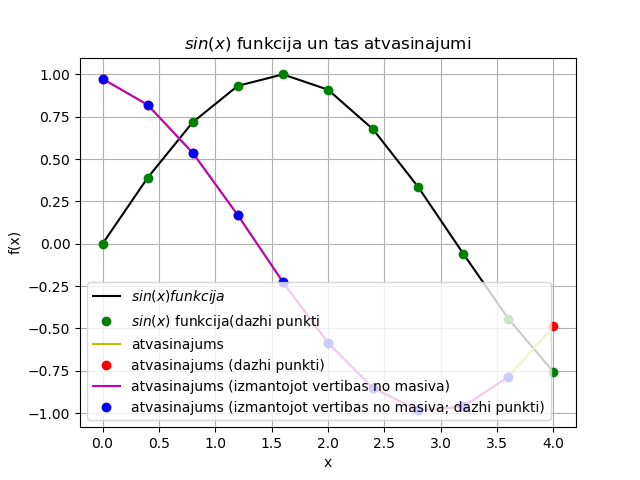

The Python source for this figure:
import sys
sys.path.append('/usr/local/anaconda3/lib/python3.6/site-packages')

from numpy import sin, linspace

def f(x):
    return sin(x)

x = linspace(0,4,11)
print(x)
#y = sin(x)
y = f(x)
print(y)

legend=[]

from matplotlib import pyplot as plt
plt.grid()
plt.xlabel('x')
plt.ylabel('f(x)')
plt.title('$sin(x)$ funkcija un tas atvasinajumi')
plt.plot(x,y,'k')  #melna krāsa - k
legend.append('$sin(x) funkcija$')

plt.plot(x,y, 'go') #punktiņi zaļa krāsa
legend.append('$sin(x)$ funkcija(dazhi punkti')

deltax=x[1]-x[0]
N = len(x)
derivative = [] #atvasinajums

for i in range(N):
    temp = (f(x[i]+deltax) - f(x[i])) / deltax
    derivative.append(temp)
    print(derivative)

plt.plot(x,derivative,'y')
legend.append('atvasinajums')

plt.plot(x,derivative, 'ro') #sarkanas krāsa punkti
legend.append('atvasinajums (dazhi punkti)')

derivative_through_array = [] #atvasinājums caur masīvu
for i in range(N-1):
    temp = (y[i+1] - y[i]) / (x[i+1] - x[i])
    derivative_through_array.append(temp)

plt.plot(x[0:N-1],derivative_through_array,'m')
legend.append('atvasinajums (izmantojot vertibas no masiva)')

plt.plot(x[0:N-1],derivative_through_array, 'bo')
legend.append('atvasinajums (izmantojot vertibas no masiva; dazhi punkti)')
#print(plt.legend.__doc__)
plt.legend(legend, loc = 3) #loc = 3 - ir legendas atrašanas vieta


plt.show() #attēlot grafiku
